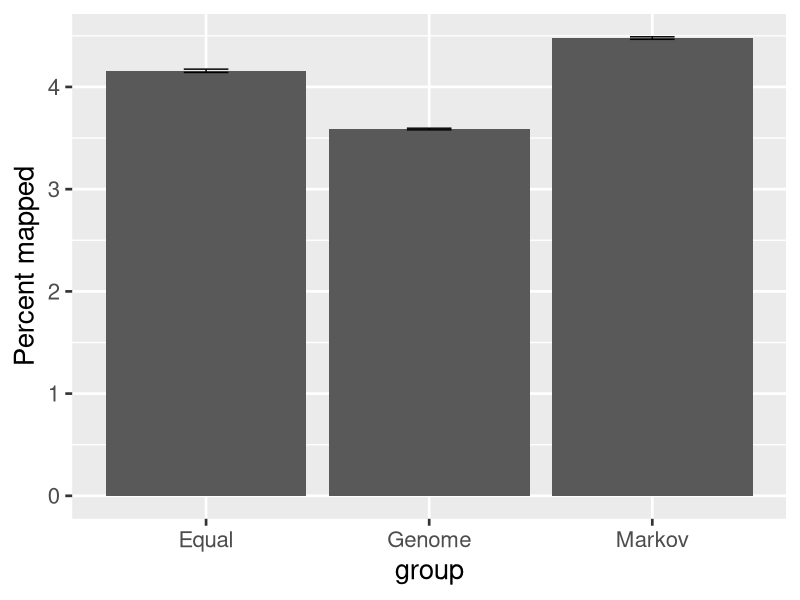
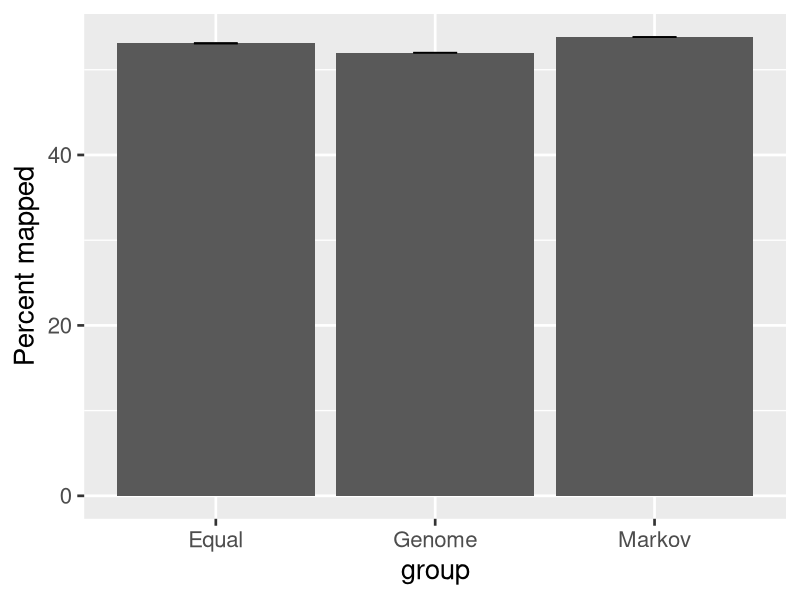
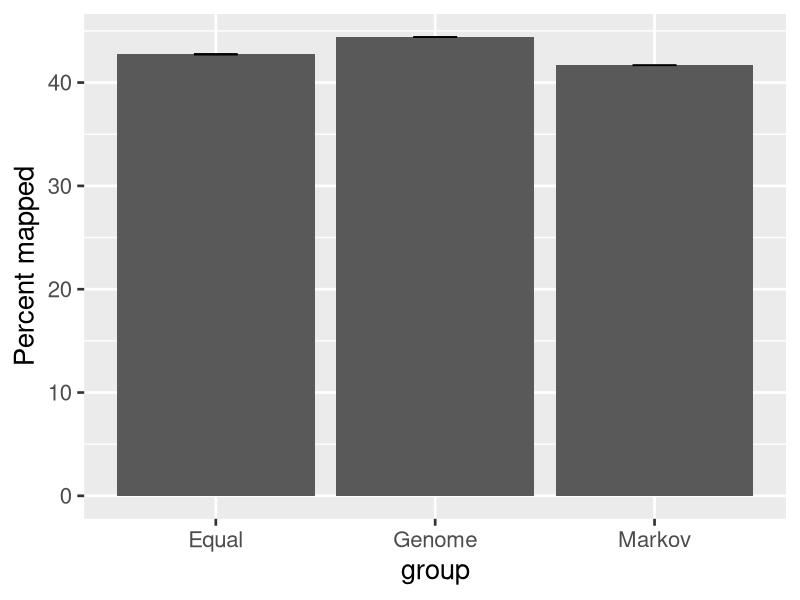

These figures' R source, in order:
exon <- c(4.15,4.17,4.21,4.15,4.11,3.59,3.57,3.60,3.57,3.61,4.45,4.50,4.48,4.51,4.45)
intron <- c(53.01,52.97,53.12,53.22,53.20,51.97,52.06,52.04,51.96,51.96,53.89,53.80,53.91,53.77,53.83)
intergenic <- c(42.83,42.86,42.67,42.63,42.69,44.43,44.36,44.36,44.47,44.43,41.66,41.69,41.62,41.72,41.72)
my_type <- c('Equal', 'Genome', 'Markov')
type <- factor(rep(my_type, each=5), levels=my_type)

df <- data.frame(exon=exon, intron=intron, intergenic=intergenic, type=type)

sem <- function(x){
   sd(x)/sqrt(length(x))
}

library(ggplot2)

#larger font
theme_set(theme_gray(base_size = 20))

for (i in c('exon', 'intron', 'intergenic')){
   my_mean <- aggregate(subset(df, select=colnames(df)==i), by=list(type), mean)
   my_sem  <- aggregate(subset(df, select=colnames(df)==i), by=list(type), sem)
   mean_sem <- data.frame(mean=my_mean[,2], sem=my_sem[,2], group=my_type)

   my_outfile <- paste('image/', '22mer_', i, '.eps', sep='', collapse='')
   #plot using ggplot
   p <- ggplot(mean_sem, aes(x=group, y=mean)) +
     geom_bar(stat='identity') +
     geom_errorbar(aes(ymin=mean-sem, ymax=mean+sem),
                   width=.2) +
     ylab('Percent mapped')
   ggsave(p, file=my_outfile)
}

file.remove('Rplots.pdf')
